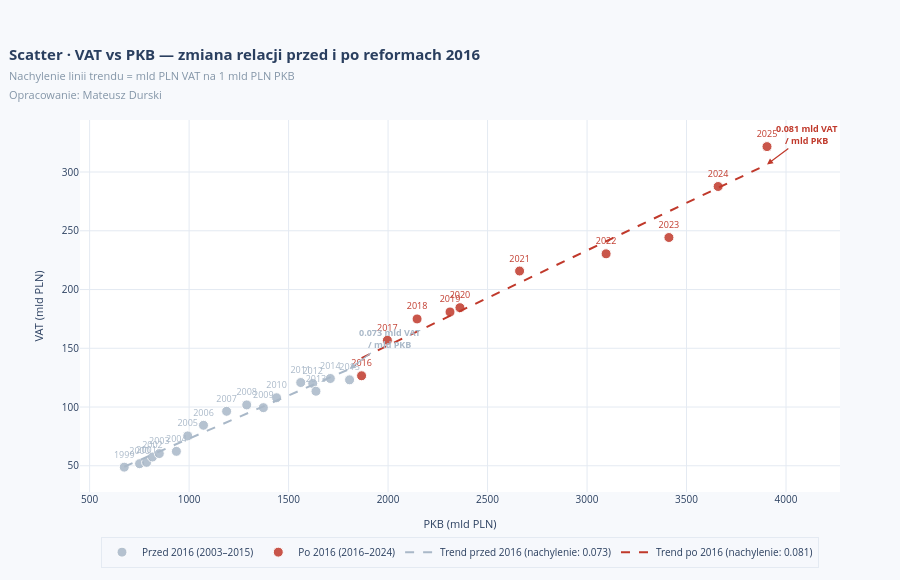

The notebook cell this image was saved under:
### Code cell
# ── SEKCJA 5: SCATTERPLOT (dane roczne ) ──────────────────────────────────────


# ── DANE ──────────────────────────────────────────────────────────────────────
przed = df_rok[df_rok.index <= 2015]
po    = df_rok[df_rok.index >= 2016]

def linia_trendu(x, y):
    """
    Oblicza współczynniki regresji liniowej y = a*x + b.
    Zwraca wartości y dla zakresu x (do rysowania linii).
    """
    a, b    = np.polyfit(x, y, deg=1)
    x_range = np.linspace(x.min(), x.max(), 100)
    y_range = a * x_range + b
    return x_range, y_range, a, b

x_przed, y_przed_trend, a_przed, b_przed = linia_trendu(
    przed['pkb_mld'].values,
    przed['vat_mld'].values,
)
x_po, y_po_trend, a_po, b_po = linia_trendu(
    po['pkb_mld'].values,
    po['vat_mld'].values,
)

# ── KOLORY ────────────────────────────────────────────────────────────────────
CZERWONY    = '#C0392B'
NIEBIESKI   = '#1B3A6B'
SZARY_PRZED = '#A9B8C8'
SZARY_GRID  = '#E4EAF2'
BG          = '#F7F9FC'
BIALY       = '#FFFFFF'

# ── FIGURA ────────────────────────────────────────────────────────────────────
scatter = go.Figure()

# ── PUNKTY PRZED 2016 ─────────────────────────────────────────────────────────
scatter.add_trace(go.Scatter(
    x=przed['pkb_mld'],
    y=przed['vat_mld'],
    mode='markers+text',
    name='Przed 2016 (2003–2015)',
    marker=dict(
        color=SZARY_PRZED,
        size=10,
        line=dict(color=BIALY, width=1),
        opacity=0.85,
    ),
    text=przed.index.astype(str),
    textposition='top center',
    textfont=dict(size=9, color=SZARY_PRZED),
    hovertemplate=(
        '<b>%{text}</b><br>'
        'PKB: %{x:.1f} mld PLN<br>'
        'VAT: %{y:.1f} mld PLN'
        '<extra></extra>'
    ),
))

# ── PUNKTY PO 2016 ────────────────────────────────────────────────────────────
scatter.add_trace(go.Scatter(
    x=po['pkb_mld'],
    y=po['vat_mld'],
    mode='markers+text',
    name='Po 2016 (2016–2024)',
    marker=dict(
        color=CZERWONY,
        size=10,
        line=dict(color=BIALY, width=1),
        opacity=0.85,
    ),
    text=po.index.astype(str),
    textposition='top center',
    textfont=dict(size=9, color=CZERWONY),
    hovertemplate=(
        '<b>%{text}</b><br>'
        'PKB: %{x:.1f} mld PLN<br>'
        'VAT: %{y:.1f} mld PLN'
        '<extra></extra>'
    ),
))

# ── LINIA TRENDU PRZED 2016 ───────────────────────────────────────────────────
scatter.add_trace(go.Scatter(
    x=x_przed,
    y=y_przed_trend,
    mode='lines',
    name=f'Trend przed 2016 (nachylenie: {a_przed:.3f})',
    line=dict(color=SZARY_PRZED, width=2, dash='dash'),
    hoverinfo='skip',
))

# ── LINIA TRENDU PO 2016 ──────────────────────────────────────────────────────
scatter.add_trace(go.Scatter(
    x=x_po,
    y=y_po_trend,
    mode='lines',
    name=f'Trend po 2016 (nachylenie: {a_po:.3f})',
    line=dict(color=CZERWONY, width=2, dash='dash'),
    hoverinfo='skip',
))

# ── ADNOTACJE — nachylenia linii trendu ───────────────────────────────────────
scatter.add_annotation(
    x=x_przed[-1], y=y_przed_trend[-1],
    text=f'<b>{a_przed:.3f} mld VAT<br>/ mld PKB</b>',
    showarrow=True,
    arrowhead=2, arrowcolor=SZARY_PRZED, arrowwidth=1.2,
    ax=40, ay=-30,
    font=dict(size=9, color=SZARY_PRZED),
)

scatter.add_annotation(
    x=x_po[-1], y=y_po_trend[-1],
    text=f'<b>{a_po:.3f} mld VAT<br>/ mld PKB</b>',
    showarrow=True,
    arrowhead=2, arrowcolor=CZERWONY, arrowwidth=1.2,
    ax=40, ay=-30,
    font=dict(size=9, color=CZERWONY),
)

# ── LAYOUT ───────────────────────────────────────────────────────────────────
scatter.update_layout(
    title=dict(
        text=(
            '<b>Scatter · VAT vs PKB — zmiana relacji przed i po reformach 2016</b><br>'
            '<span style="font-size:11px;color:#8395A7">'
            'Nachylenie linii trendu = mld PLN VAT na 1 mld PLN PKB<br>'
            'Opracowanie: Mateusz Durski'
            '</span>'
        ),
        x=0.01, xanchor='left',
        font=dict(size=15),
    ),
    height=580,
    paper_bgcolor=BG,
    plot_bgcolor=BIALY,
    hovermode='closest',
    legend=dict(
        orientation='h',
        y=-0.12, x=0.5, xanchor='center',
        font=dict(size=10),
        bgcolor='rgba(247,249,252,0.9)',
        bordercolor=SZARY_GRID, borderwidth=1,
    ),
    xaxis=dict(
        title=dict(text='PKB (mld PLN)', font=dict(size=11)),
        showgrid=True, gridcolor=SZARY_GRID,
        zeroline=False,
        tickfont=dict(size=10),
    ),
    yaxis=dict(
        title=dict(text='VAT (mld PLN)', font=dict(size=11)),
        showgrid=True, gridcolor=SZARY_GRID,
        zeroline=False,
        tickfont=dict(size=10),
    ),
    margin=dict(t=120, b=80, l=80, r=60),
)

# ── EXPORT ───────────────────────────────────────────────────────────────────
file_path = OUT_DIR / "scatter_vat_pkb.html"

scatter.write_html(
    file_path,
    include_plotlyjs="cdn",
)

print(f"✅ Zapisano: {file_path}")

scatter.show()

### Figure 1 — Plotly figure (JSON) as saved in the notebook; plotly's stock layout.template omitted (floating-point values rounded to 4 significant figures)
{"data": [{"hovertemplate": "<b>%{text}</b><br>PKB: %{x:.1f} mld PLN<br>VAT: %{y:.1f} mld PLN<extra></extra>", "marker": {"color": "#A9B8C8", "line": {"color": "#FFFFFF", "width": 1}, "opacity": 0.85, "size": 10}, "mode": "markers+text", "name": "Przed 2016 (2003–2015)", "text": ["1999", "2000", "2001", "2002", "2003", "2004", "2005", "2006", "2007", "2008", "2009", "2010", "2011", "2012", "2013", "2014", "2015"], "textfont": {"color": "#A9B8C8", "size": 9}, "textposition": "top center", "type": "scatter", "x": [674.1, 751.2, 786.4, 815.8, 850.2, 936.1, 993.1, 1072.0, 1189.0, 1290.0, 1373.0, 1440.0, 1561.0, 1621.0, 1638.0, 1710.0, 1807.0], "y": [48.81, 51.75, 52.89, 57.44, 60.36, 62.26, 75.4, 84.44, 96.35, 101.8, 99.45, 107.9, 120.8, 120.0, 113.4, 124.3, 123.1]}, {"hovertemplate": "<b>%{text}</b><br>PKB: %{x:.1f} mld PLN<br>VAT: %{y:.1f} mld PLN<extra></extra>", "marker": {"color": "#C0392B", "line": {"color": "#FFFFFF", "width": 1}, "opacity": 0.85, "size": 10}, "mode": "markers+text", "name": "Po 2016 (2016–2024)", "text": ["2016", "2017", "2018", "2019", "2020", "2021", "2022", "2023", "2024", "2025"], "textfont": {"color": "#C0392B", "size": 9}, "textposition": "top center", "type": "scatter", "x": [1867.0, 1997.0, 2146.0, 2311.0, 2361.0, 2661.0, 3096.0, 3411.0, 3659.0, 3904.0], "y": [126.6, 156.8, 174.9, 180.9, 184.6, 215.7, 230.4, 244.3, 287.7, 321.6]}, {"hoverinfo": "skip", "line": {"color": "#A9B8C8", "dash": "dash", "width": 2}, "mode": "lines", "name": "Trend przed 2016 (nachylenie: 0.073)", "type": "scatter", "x": [674.1, 685.5, 697.0, 708.4, 719.8, 731.3, 742.7, 754.2, 765.6, 777.0, 788.5, 799.9, 811.3, 822.8, 834.2, 845.7, 857.1, 868.5, 880.0, 891.4, 902.9, 914.3, 925.7, 937.2, 948.6, 960.1, 971.5, 982.9, 994.4, 1006.0, 1017.0, 1029.0, 1040.0, 1052.0, 1063.0, 1074.0, 1086.0, 1097.0, 1109.0, 1120.0, 1132.0, 1143.0, 1155.0, 1166.0, 1177.0, 1189.0, 1200.0, 1212.0, 1223.0, 1235.0, 1246.0, 1257.0, 1269.0, 1280.0, 1292.0, 1303.0, 1315.0, 1326.0, 1338.0, 1349.0, 1360.0, 1372.0, 1383.0, 1395.0, 1406.0, 1418.0, 1429.0, 1440.0, 1452.0, 1463.0, 1475.0, 1486.0, 1498.0, 1509.0, 1521.0, 1532.0, 1543.0, 1555.0, 1566.0, 1578.0, 1589.0, 1601.0, 1612.0, 1623.0, 1635.0, 1646.0, 1658.0, 1669.0, 1681.0, 1692.0, 1704.0, 1715.0, 1726.0, 1738.0, 1749.0, 1761.0, 1772.0, 1784.0, 1795.0, 1807.0], "y": [49.16, 50.0, 50.84, 51.68, 52.52, 53.37, 54.21, 55.05, 55.89, 56.73, 57.57, 58.41, 59.25, 60.09, 60.93, 61.77, 62.61, 63.45, 64.29, 65.13, 65.97, 66.81, 67.65, 68.49, 69.33, 70.17, 71.01, 71.85, 72.69, 73.54, 74.38, 75.22, 76.06, 76.9, 77.74, 78.58, 79.42, 80.26, 81.1, 81.94, 82.78, 83.62, 84.46, 85.3, 86.14, 86.98, 87.82, 88.66, 89.5, 90.34, 91.18, 92.02, 92.86, 93.71, 94.55, 95.39, 96.23, 97.07, 97.91, 98.75, 99.59, 100.4, 101.3, 102.1, 102.9, 103.8, 104.6, 105.5, 106.3, 107.2, 108.0, 108.8, 109.7, 110.5, 111.4, 112.2, 113.0, 113.9, 114.7, 115.6, 116.4, 117.2, 118.1, 118.9, 119.8, 120.6, 121.4, 122.3, 123.1, 124.0, 124.8, 125.6, 126.5, 127.3, 128.2, 129.0, 129.8, 130.7, 131.5, 132.4]}, {"hoverinfo": "skip", "line": {"color": "#C0392B", "dash": "dash", "width": 2}, "mode": "lines", "name": "Trend po 2016 (nachylenie: 0.081)", "type": "scatter", "x": [1867.0, 1887.0, 1908.0, 1929.0, 1949.0, 1970.0, 1990.0, 2011.0, 2032.0, 2052.0, 2073.0, 2093.0, 2114.0, 2134.0, 2155.0, 2176.0, 2196.0, 2217.0, 2237.0, 2258.0, 2278.0, 2299.0, 2320.0, 2340.0, 2361.0, 2381.0, 2402.0, 2423.0, 2443.0, 2464.0, 2484.0, 2505.0, 2525.0, 2546.0, 2567.0, 2587.0, 2608.0, 2628.0, 2649.0, 2670.0, 2690.0, 2711.0, 2731.0, 2752.0, 2772.0, 2793.0, 2814.0, 2834.0, 2855.0, 2875.0, 2896.0, 2917.0, 2937.0, 2958.0, 2978.0, 2999.0, 3019.0, 3040.0, 3061.0, 3081.0, 3102.0, 3122.0, 3143.0, 3163.0, 3184.0, 3205.0, 3225.0, 3246.0, 3266.0, 3287.0, 3308.0, 3328.0, 3349.0, 3369.0, 3390.0, 3410.0, 3431.0, 3452.0, 3472.0, 3493.0, 3513.0, 3534.0, 3555.0, 3575.0, 3596.0, 3616.0, 3637.0, 3657.0, 3678.0, 3699.0, 3719.0, 3740.0, 3760.0, 3781.0, 3802.0, 3822.0, 3843.0, 3863.0, 3884.0, 3904.0], "y": [141.6, 143.3, 145.0, 146.6, 148.3, 150.0, 151.6, 153.3, 154.9, 156.6, 158.3, 159.9, 161.6, 163.3, 164.9, 166.6, 168.3, 169.9, 171.6, 173.3, 174.9, 176.6, 178.2, 179.9, 181.6, 183.2, 184.9, 186.6, 188.2, 189.9, 191.6, 193.2, 194.9, 196.6, 198.2, 199.9, 201.6, 203.2, 204.9, 206.5, 208.2, 209.9, 211.5, 213.2, 214.9, 216.5, 218.2, 219.9, 221.5, 223.2, 224.9, 226.5, 228.2, 229.8, 231.5, 233.2, 234.8, 236.5, 238.2, 239.8, 241.5, 243.2, 244.8, 246.5, 248.2, 249.8, 251.5, 253.1, 254.8, 256.5, 258.1, 259.8, 261.5, 263.1, 264.8, 266.5, 268.1, 269.8, 271.5, 273.1, 274.8, 276.5, 278.1, 279.8, 281.4, 283.1, 284.8, 286.4, 288.1, 289.8, 291.4, 293.1, 294.8, 296.4, 298.1, 299.8, 301.4, 303.1, 304.7, 306.4]}], "layout": {"annotations": [{"arrowcolor": "#A9B8C8", "arrowhead": 2, "arrowwidth": 1.2, "ax": 40, "ay": -30, "font": {"color": "#A9B8C8", "size": 9}, "showarrow": true, "text": "<b>0.073 mld VAT<br>/ mld PKB</b>", "x": 1807.0, "y": 132.4}, {"arrowcolor": "#C0392B", "arrowhead": 2, "arrowwidth": 1.2, "ax": 40, "ay": -30, "font": {"color": "#C0392B", "size": 9}, "showarrow": true, "text": "<b>0.081 mld VAT<br>/ mld PKB</b>", "x": 3904.0, "y": 306.4}], "height": 580, "hovermode": "closest", "legend": {"bgcolor": "rgba(247,249,252,0.9)", "bordercolor": "#E4EAF2", "borderwidth": 1, "font": {"size": 10}, "orientation": "h", "x": 0.5, "xanchor": "center", "y": -0.12}, "margin": {"b": 80, "l": 80, "r": 60, "t": 120}, "paper_bgcolor": "#F7F9FC", "plot_bgcolor": "#FFFFFF", "title": {"font": {"size": 15}, "text": "<b>Scatter · VAT vs PKB — zmiana relacji przed i po reformach 2016</b><br><span style=\"font-size:11px;color:#8395A7\">Nachylenie linii trendu = mld PLN VAT na 1 mld PLN PKB<br>Opracowanie: Mateusz Durski</span>", "x": 0.01, "xanchor": "left"}, "xaxis": {"gridcolor": "#E4EAF2", "showgrid": true, "tickfont": {"size": 10}, "title": {"font": {"size": 11}, "text": "PKB (mld PLN)"}, "zeroline": false}, "yaxis": {"gridcolor": "#E4EAF2", "showgrid": true, "tickfont": {"size": 10}, "title": {"font": {"size": 11}, "text": "VAT (mld PLN)"}, "zeroline": false}}}
